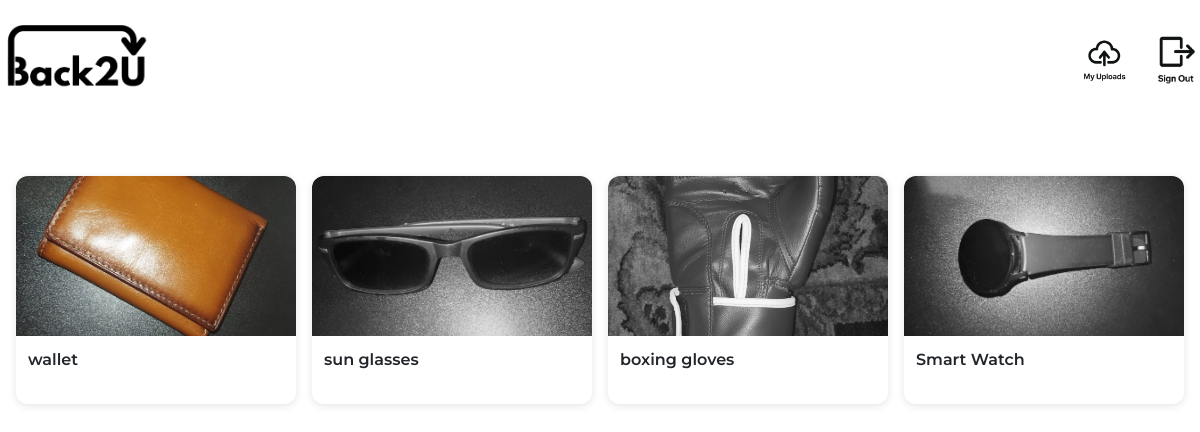
Page / (signed in) on the earlier database version.
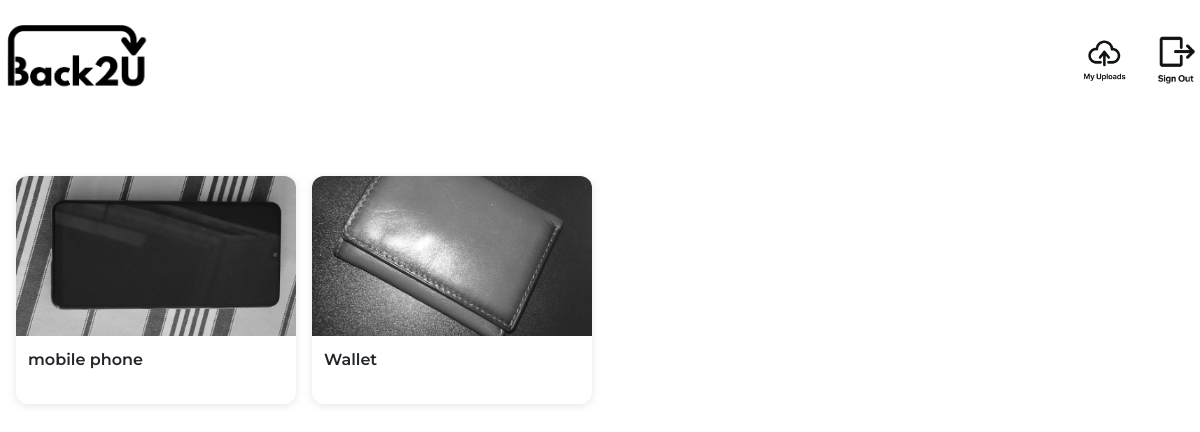
Same page on the later database version.
### tables this page shows
CREATE TABLE items (
    id INTEGER PRIMARY KEY AUTOINCREMENT,
    user_id INTEGER,
    picture TEXT,
    title TEXT,
    location TEXT,
    description TEXT,
    question1 TEXT,
    question2 TEXT,
    question3 TEXT, answer1 TEXT, answer2 TEXT, answer3 TEXT,
    FOREIGN KEY(user_id) REFERENCES users(id)
);

### app.py (the view)
@app.route("/")
@login_required
def index():
    items = db.execute("SELECT * FROM items WHERE user_id != ?", session["user_id"])
    return render_template("index.html", items = items)

### app.py (called while the page is built)
@app.after_request
def after_request(response):
    response.headers["Cache-Control"] = "no-cache, no-store, must-revalidate"
    response.headers["Expires"] = 0
    response.headers["Pragma"] = "no-cache"
    return response

### helpers.py (called while the page is built)
def login_required(f):
    @wraps(f)
    def decorated_function(*args, **kwargs):
        if session.get("user_id") is None:
            return redirect("/login")
        return f(*args, **kwargs)
    return decorated_function

### templates/index.html (shortened to what this page needs)
{% extends "layout.html" %}
{% block main %}
<div class="menu-grid">
    {% for item in items %}
        <div class="menu-card" id="{{ item['id'] }}">
            <div class="card-image">
                <img src="static/uploads/{{ item['picture'] }}" alt="{{ item['title'] }}">
            </div>
            <div class="card-body">
                <p class="menu-name">{{ item['title'] }}</p>
            </div>
        </div>
    {% endfor %}
</div>
{% endblock %}

### templates/layout.html (shortened to what this page needs)
<!DOCTYPE HTML>
<html>
<head>
    <link href="https://cdn.jsdelivr.net/npm/bootstrap@5.3.3/dist/css/bootstrap.min.css" rel="stylesheet">
    <link href="/static/styles.css" rel="stylesheet">
</head>
<body>
        {%if session['user_id'] %}
        <header class="my_header">
            <a href = "/choice"><img src = "/static/images/logo_black.png" class = "logo"></a>
            <nav class = "barnav">
                <ul class = "nav__links" style="padding-right: 10; padding-left: 0px;">
                    <li><a href = "/my_uploads" title="my uploads"><img src = "/static/images/uploads_icon.png" style = "width: 50px; margin-right: 20px"></a></li>
                    <li><a href = "/logout" title="sign out"><img src = "/static/images/signout.png" style = "width: 40px; margin-left: 0px"></a></li>
                </ul>
            </nav>
        </header>
        {%else %}
        <header style="display: flex; justify-content: center; padding-bottom: 3%;">
            <img src = "/static/images/logo_black.png" class = "logo" style="width: 140px;">
        </header>
        {%endif%}
    {% block main %}
    {% endblock %}
</body>
</html>

### static/styles.css (style rules this page uses)
body { background: white; font-family: 'Montserrat', sans-serif; font-weight: bold; overflow-x: hidden; user-select: none; -webkit-user-select: none; -moz-user-select: none; -ms-user-select: none; }
header { display: flex; justify-content: space-between; align-items: center; padding: 15px 5%; padding-bottom: 5%; }
.logo { cursor: pointer; width: 150px; object-fit: contain; }
.nav__links { list-style: none; padding-left: 10px; }
.barnav { padding-top: 20px; }
.nav__links li { display: inline-block; }
.nav__links li a { color: black; font-size: 25px; text-decoration: none; margin-right: 3px; transition: all 0.3s ease; }
@media (max-width: 1200px) { .my_header { padding-left: 0px; padding-right: 0px; } }
.menu-grid { display: grid; grid-template-columns: repeat(auto-fill, minmax(240px, 1fr)); gap: 1rem; margin: 1rem; }
.menu-card { background: #fff; border-radius: 12px; box-shadow: 0 2px 8px rgba(0,0,0,0.1); overflow: hidden; display: flex; flex-direction: column; transition: transform 0.2s ease; }
.card-image { position: relative; width: 100%; height: 160px; overflow: hidden; }
.card-image img { width: 100%; height: 100%; object-fit: cover; }
.card-body { padding: 0.75rem; flex-grow: 1; display: flex; flex-direction: column; justify-content: space-between; }
.menu-name { font-size: 1rem; font-weight: 600; margin: 0 0 0.25rem; }

Differences in the rows shown:
removed items: picture (picture), title "wallet"
removed items: picture (picture), title "sun glasses"
removed items: picture (picture), title "boxing gloves"
removed items: picture (picture), title "Smart Watch"
added items: picture (picture), title "mobile phone"
added items: picture (picture), title "Wallet"
